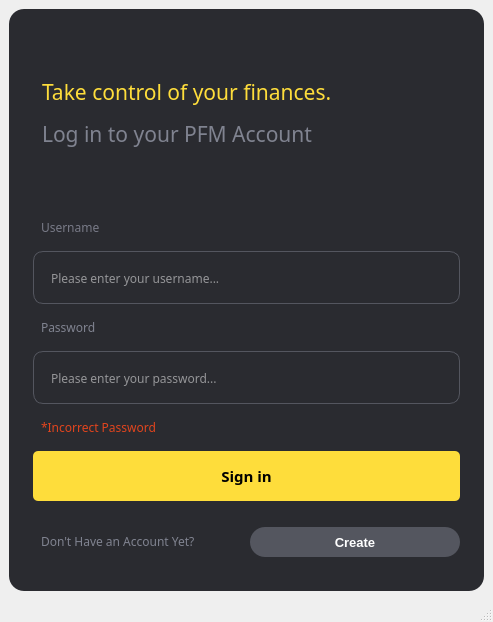
<?xml version="1.0" encoding="UTF-8"?>
<ui version="4.0">
 <class>MainWindow</class>
 <widget class="QMainWindow" name="MainWindow">
  <property name="geometry">
   <rect>
    <x>0</x>
    <y>0</y>
    <width>493</width>
    <height>622</height>
   </rect>
  </property>
  <property name="minimumSize">
   <size>
    <width>0</width>
    <height>622</height>
   </size>
  </property>
  <property name="windowTitle">
   <string>MainWindow</string>
  </property>
  <property name="styleSheet">
   <string notr="true"/>
  </property>
  <widget class="QWidget" name="centralwidget">
   <property name="layoutDirection">
    <enum>Qt::LeftToRight</enum>
   </property>
   <property name="styleSheet">
    <string notr="true">#loginFrame{
	background-color: rgb(42, 43, 48);
	border-radius: 15px;       
   	padding-left: 15px;      
   	padding-right: 15px;       
    padding-top: 25px;          
    padding-bottom: 25px; 
}
QLabel{
	padding:5px;
}
QLineEdit{
	height:50px;
	padding: 1px 15 px;
	background-color: rgb(42, 43, 48);
	border: 1px solid rgba(84,86,95,255);
	border-radius: 10px;
	color:rgb(255, 255, 255);
}
#signin{
	background-color: rgb(254, 221, 59);	
	border-radius:5px;
	height:50px;
}
#createAcc{
	color:rgb(255, 255, 255);
	background-color: rgb(84, 86, 95);
	border-radius:15px;
	height:30px;
}</string>
   </property>
   <layout class="QGridLayout" name="gridLayout">
    <item row="0" column="0">
     <widget class="QFrame" name="loginFrame">
      <property name="minimumSize">
       <size>
        <width>471</width>
        <height>538</height>
       </size>
      </property>
      <property name="maximumSize">
       <size>
        <width>800</width>
        <height>700</height>
       </size>
      </property>
      <property name="frameShape">
       <enum>QFrame::StyledPanel</enum>
      </property>
      <property name="frameShadow">
       <enum>QFrame::Raised</enum>
      </property>
      <layout class="QGridLayout" name="gridLayout_2">
       <item row="10" column="0" colspan="2">
        <widget class="QLineEdit" name="lineEdit">
         <property name="maximumSize">
          <size>
           <width>16777215</width>
           <height>16777215</height>
          </size>
         </property>
         <property name="font">
          <font>
           <family>Poppins</family>
           <pointsize>9</pointsize>
          </font>
         </property>
         <property name="placeholderText">
          <string>Please enter your username...</string>
         </property>
        </widget>
       </item>
       <item row="11" column="0" colspan="2">
        <widget class="QLabel" name="label_3">
         <property name="font">
          <font>
           <family>Poppins</family>
          </font>
         </property>
         <property name="text">
          <string>&lt;html&gt;&lt;head/&gt;&lt;body&gt;&lt;p&gt;&lt;span style=&quot; color:#808390;&quot;&gt;Password&lt;/span&gt;&lt;/p&gt;&lt;/body&gt;&lt;/html&gt;</string>
         </property>
        </widget>
       </item>
       <item row="15" column="0" colspan="2">
        <spacer name="horizontalSpacer_2">
         <property name="orientation">
          <enum>Qt::Horizontal</enum>
         </property>
         <property name="sizeHint" stdset="0">
          <size>
           <width>40</width>
           <height>20</height>
          </size>
         </property>
        </spacer>
       </item>
       <item row="9" column="0" colspan="2">
        <widget class="QLabel" name="label_2">
         <property name="font">
          <font>
           <family>Poppins</family>
          </font>
         </property>
         <property name="text">
          <string>&lt;html&gt;&lt;head/&gt;&lt;body&gt;&lt;p&gt;&lt;span style=&quot; color:#787a87;&quot;&gt;Username&lt;/span&gt;&lt;/p&gt;&lt;/body&gt;&lt;/html&gt;</string>
         </property>
        </widget>
       </item>
       <item row="16" column="0">
        <widget class="QLabel" name="label_4">
         <property name="maximumSize">
          <size>
           <width>16777215</width>
           <height>16777215</height>
          </size>
         </property>
         <property name="font">
          <font>
           <family>Poppins</family>
          </font>
         </property>
         <property name="text">
          <string>&lt;html&gt;&lt;head/&gt;&lt;body&gt;&lt;p&gt;&lt;span style=&quot; color:#808390;&quot;&gt;Don't Have an Account Yet?&lt;/span&gt;&lt;/p&gt;&lt;/body&gt;&lt;/html&gt;</string>
         </property>
        </widget>
       </item>
       <item row="1" column="0" rowspan="4" colspan="2">
        <widget class="QLabel" name="label">
         <property name="font">
          <font>
           <family>Poppins Medium</family>
           <pointsize>12</pointsize>
          </font>
         </property>
         <property name="text">
          <string>&lt;html&gt;&lt;head/&gt;&lt;body&gt;&lt;p&gt;&lt;span style=&quot; font-size:16pt; color:#fedd3b;&quot;&gt;Take control of your finances.&lt;/span&gt;&lt;/p&gt;&lt;p&gt;&lt;span style=&quot; font-size:16pt; color:#808390;&quot;&gt;Log in to your PFM Account&lt;/span&gt;&lt;/p&gt;&lt;/body&gt;&lt;/html&gt;</string>
         </property>
         <property name="alignment">
          <set>Qt::AlignLeading|Qt::AlignLeft|Qt::AlignVCenter</set>
         </property>
        </widget>
       </item>
       <item row="14" column="0" colspan="2">
        <widget class="QPushButton" name="signin">
         <property name="maximumSize">
          <size>
           <width>16777215</width>
           <height>16777215</height>
          </size>
         </property>
         <property name="font">
          <font>
           <family>Montserrat</family>
           <pointsize>11</pointsize>
           <weight>75</weight>
           <bold>true</bold>
          </font>
         </property>
         <property name="cursor">
          <cursorShape>PointingHandCursor</cursorShape>
         </property>
         <property name="contextMenuPolicy">
          <enum>Qt::DefaultContextMenu</enum>
         </property>
         <property name="text">
          <string>Sign in</string>
         </property>
        </widget>
       </item>
       <item row="12" column="0" colspan="2">
        <widget class="QLineEdit" name="lineEdit_2">
         <property name="maximumSize">
          <size>
           <width>16777215</width>
           <height>16777215</height>
          </size>
         </property>
         <property name="font">
          <font>
           <family>Poppins</family>
           <pointsize>9</pointsize>
          </font>
         </property>
         <property name="echoMode">
          <enum>QLineEdit::Password</enum>
         </property>
         <property name="placeholderText">
          <string>Please enter your password...</string>
         </property>
        </widget>
       </item>
       <item row="8" column="0" colspan="2">
        <spacer name="horizontalSpacer_3">
         <property name="orientation">
          <enum>Qt::Horizontal</enum>
         </property>
         <property name="sizeHint" stdset="0">
          <size>
           <width>40</width>
           <height>20</height>
          </size>
         </property>
        </spacer>
       </item>
       <item row="16" column="1">
        <widget class="QPushButton" name="createAcc">
         <property name="font">
          <font>
           <family>Segoe UI</family>
           <pointsize>10</pointsize>
           <weight>75</weight>
           <bold>true</bold>
          </font>
         </property>
         <property name="cursor">
          <cursorShape>PointingHandCursor</cursorShape>
         </property>
         <property name="text">
          <string>Create</string>
         </property>
        </widget>
       </item>
       <item row="13" column="0" colspan="2">
        <widget class="QLabel" name="label_5">
         <property name="font">
          <font>
           <family>Poppins</family>
           <pointsize>9</pointsize>
          </font>
         </property>
         <property name="text">
          <string>&lt;html&gt;&lt;head/&gt;&lt;body&gt;&lt;p&gt;&lt;span style=&quot; color:#e1441d;&quot;&gt;*Incorrect Password&lt;/span&gt;&lt;/p&gt;&lt;/body&gt;&lt;/html&gt;</string>
         </property>
        </widget>
       </item>
      </layout>
     </widget>
    </item>
   </layout>
  </widget>
  <widget class="QStatusBar" name="statusbar"/>
 </widget>
 <resources>
  <include location="../../../../../../Punyaku/UI/Caslab/Zong Ngoding/UI Design/Resource.qrc"/>
 </resources>
 <connections/>
</ui>
